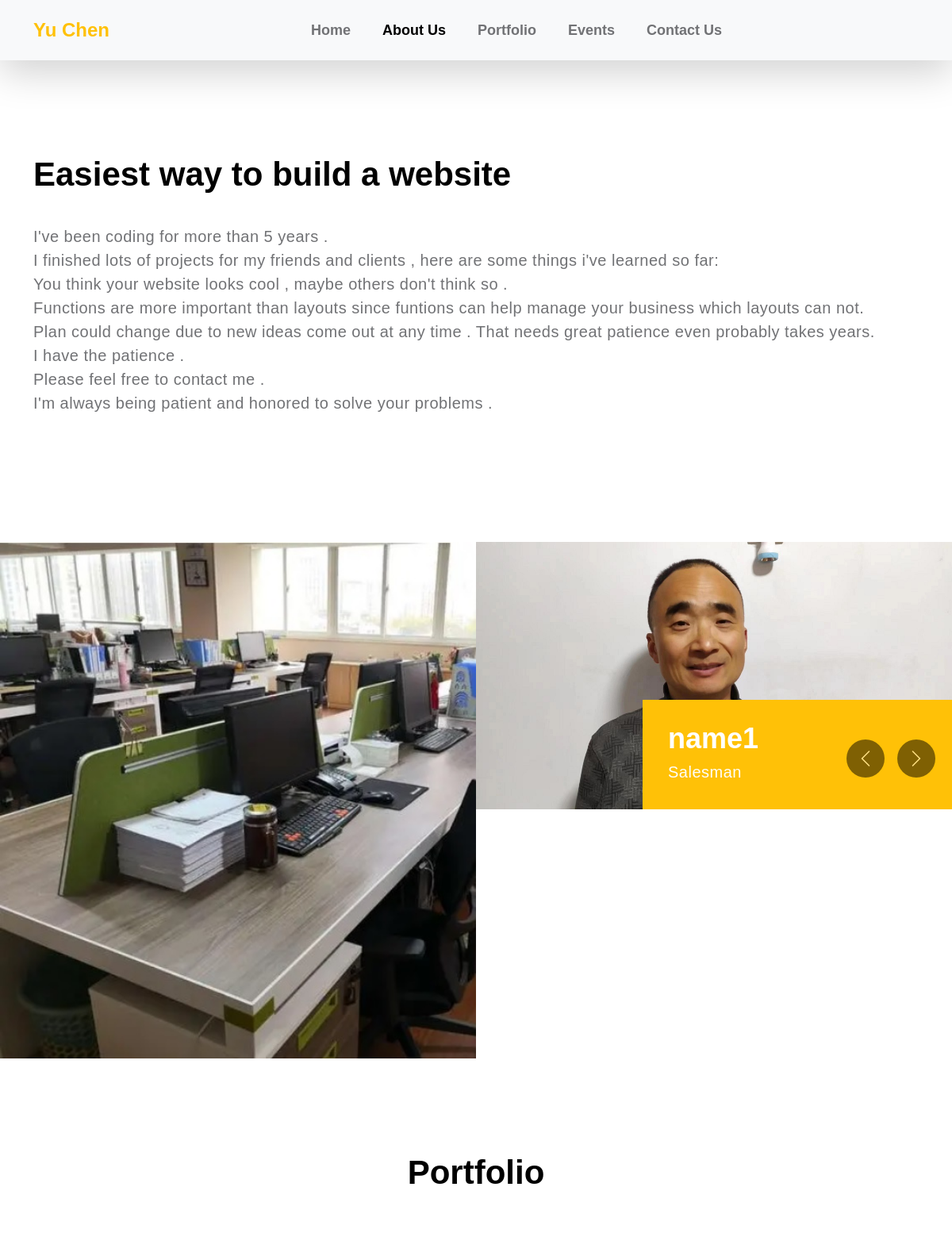
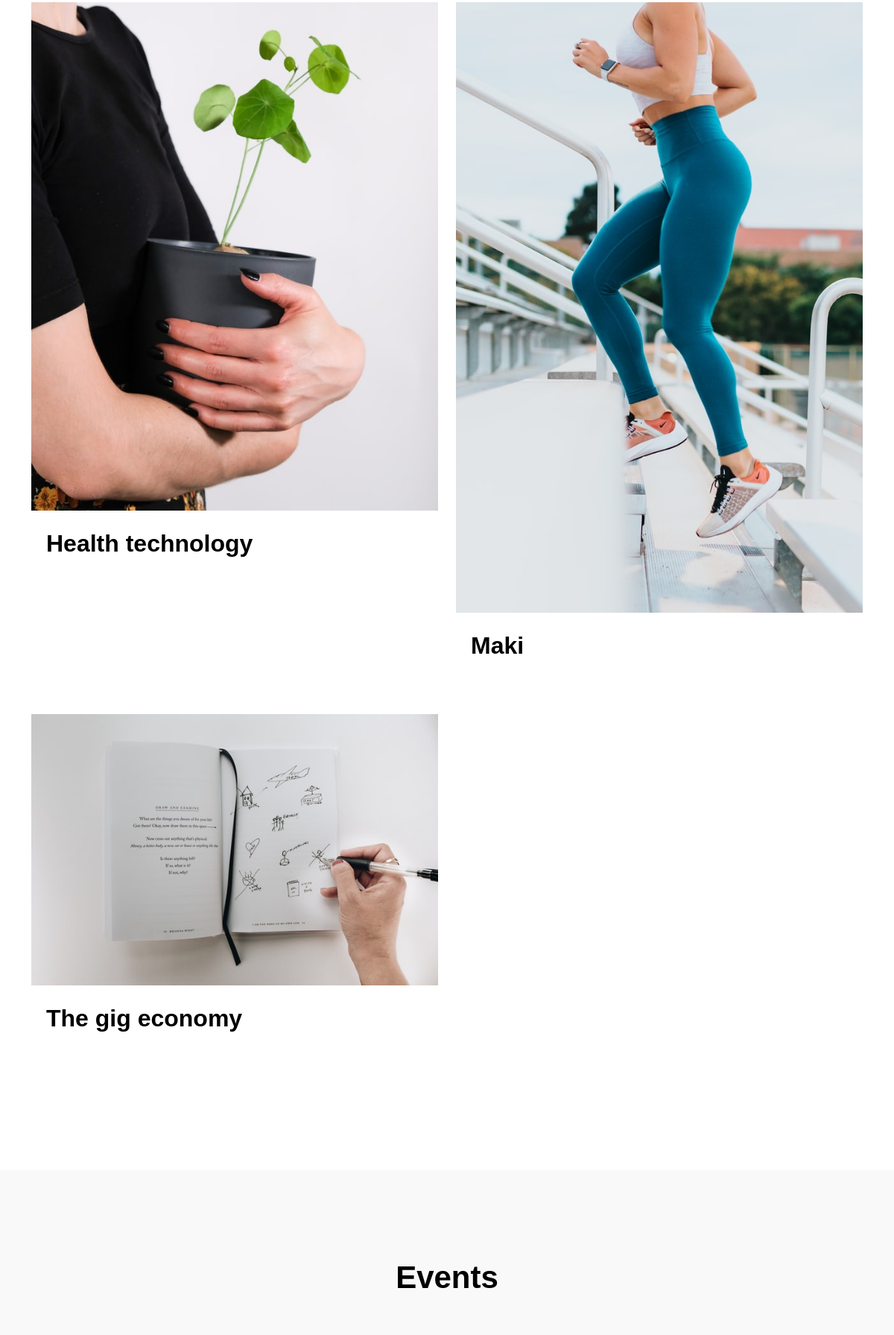
The page / (upper part) on the database its author committed (2 pictures, top to bottom).
### tables this page shows
CREATE TABLE `5_1_home` (
  `home_name` varchar(50) DEFAULT '',
  `home_address` varchar(100) DEFAULT '',
  `home_email` varchar(100) DEFAULT '',
  `home_facebook` varchar(100) DEFAULT '',
  `home_twitter` varchar(100) DEFAULT '',
  `home_whatsapp` varchar(100) DEFAULT '',
  `home_instagram` varchar(100) DEFAULT '',
  `home_youtube` varchar(100) DEFAULT '',
  `home_video_title` varchar(50) DEFAULT '',
  `home_video_show` tinyint(1) DEFAULT '0'
);

CREATE TABLE `5_1_about` (
  `slogan` varchar(50) DEFAULT '',
  `content` varchar(1000) DEFAULT ''
);

CREATE TABLE `5_1_staff` (
  `sn` int(5) NOT NULL,
  `fullname` varchar(50) DEFAULT '',
  `post` varchar(50) DEFAULT ''
);

CREATE TABLE `5_1_portfolio` (
  `sn` int(5) NOT NULL AUTO_INCREMENT,
  `title` varchar(100) DEFAULT '',
  PRIMARY KEY (`sn`)
);

### index.php (called while the page is built, shortened)
<?php
$currenturl="http://".$_SERVER['HTTP_HOST'].$_SERVER['PHP_SELF'];
$thisbasename=basename($currenturl);
$currenturl=str_replace($thisbasename,"",$currenturl);
if (substr($currenturl,-1)==="/")
{
$currenturl=substr($currenturl,0,-1);
}
$currentpath=__DIR__;
$include_generator_index_initialize_variable=$currentpath.'/generator/index_initialize_variable.php';
include($include_generator_index_initialize_variable);
include($include_template_header);
include($include_generator_index_select_main);
include($include_template_footer);
?>

### generator/connection.php (called while the page is built, shortened)
<?php
$tablehead="5_1_";
$abouttable=$tablehead."about";
$hometable=$tablehead."home";
$portfoliotable=$tablehead."portfolio";
$stafftable=$tablehead."staff";
?>

### generator/index_initialize_variable.php (called while the page is built, shortened)
<?php
$home=mysqli_query($conn,"select * from $hometable");
$home=mysqli_fetch_array($home);
$home_name             =$home['home_name'];
?>

### template/portfolio.php (the view, shortened to what this page needs)
<?php
print <<<EOT
            <section class="section-padding" id="portfolio">
                <div class="container">
                    <div class="row">
                        <div class="col-12">
                            <h2 class="mb-5 text-center" data-aos="fade-up">Portfolio</h2>
                        </div>
EOT;
$get = "select * from $portfoliotable";
$get = mysqli_query($conn,$get);
while($got = mysqli_fetch_array($get)){
$thissn=$got['sn'];
$thistitle=$got['title'];
$thispicpath=$currenturl.'\images/portfolio/'.$thissn.'.jpg';
print <<<EOT
                        <div class="col-lg-6 col-12 mb-5 mb-lg-0">
                            <div class="portfolio-thumb mb-5" data-aos="fade-up">
                                <a href="$thispicpath" class="image-popup">
                                    <img src="$thispicpath" class="img-fluid portfolio-image" alt="$thistitle" style="width:100%">
                                </a>
                                <div class="portfolio-info">
                                    <h4 class="portfolio-title mb-0">$thistitle</h4>
                                </div>
                            </div>
                        </div>
EOT;
}
print <<<EOT
                    </div>
                </div>
            </section>
EOT;
?>

### template/header.php (shortened to what this page needs)
<?php
print <<<EOT
<!doctype html>
<html lang="en">
    <head>
        <meta charset="utf-8">
        <meta name="viewport" content="width=device-width, initial-scale=1">
        <meta name="description" content="">
        <meta name="author" content="">
        <title>$home_name</title>
        <link rel="preconnect" href="https://fonts.googleapis.com">
        <link rel="preconnect" href="https://fonts.gstatic.com" crossorigin>
        <link href="https://fonts.googleapis.com/css2?family=Noto+Sans+JP:wght@100;300;400;700;900&display=swap" rel="stylesheet">
        <link href="css/bootstrap.min.css" rel="stylesheet">
        <link href="css/bootstrap-icons.css" rel="stylesheet">
        <link rel="stylesheet" href="css/magnific-popup.css">
        <link href="css/aos.css" rel="stylesheet">
        <link href="css/templatemo-nomad-force.css" rel="stylesheet">
<script src="https://kit.fontawesome.com/292b0732d2.js"></script>
    </head>
    <body>
        <main>
EOT;
?>

### generator/index_select_main.php (shortened to what this page needs)
<?php
switch(true){
default:
include($include_template_about);
include($include_template_portfolio);
include($include_template_blog);
}
?>

### template/about.php (shortened to what this page needs)
<?php
$get = "select * from $abouttable";
$get = mysqli_query($conn,$get);
$get = mysqli_fetch_array($get);
$slogan=$get['slogan'];
$content=$get['content'];
$content=str_replace("\r\n","<br>",$content);
$home_video_path=$currentpath."/videos/0.mp4";
    if (file_exists($home_video_path))
{
$home_video_html=
'
            <section class="hero" id="hero">
                <div class="heroText">
                    <h1 class="text-white mt-5 mb-lg-4" data-aos="zoom-in" data-aos-delay="800">
                        '.$home_video_title.'
                    </h1>
                </div>
                <div class="videoWrapper">
                    <video autoplay="" loop="" muted="" class="custom-video" >
                        <source src="videos/0.mp4" type="video/mp4">
                        Your browser does not support the video tag.
                    </video>
                </div>
                <div class="overlay"></div>
            </section>
';
}
else
{
$home_video_html=
'
            <section id="hero">
            </section>
';
}
print <<<EOT
{$home_video_html}
            <nav class="navbar navbar-expand-lg bg-light shadow-lg">
                <div class="container">
                    <a class="navbar-brand" href="index.php">
                        <strong>$home_name</strong>
                    </a>
                    <div class="collapse navbar-collapse" id="navbarNav">
                        <ul class="navbar-nav mx-auto">
                            <li class="nav-item active">
                                <a class="nav-link" href="#hero">Home</a>
                            </li>
                            <li class="nav-item">
                                <a class="nav-link" href="#about">About Us</a>
                            </li>
                            <li class="nav-item">
                                <a class="nav-link" href="#portfolio">Portfolio</a>
                            </li>
                            <li class="nav-item">
                                <a class="nav-link" href="#news">Events</a>
                            </li>
                            <li class="nav-item">
                                <a class="nav-link" href="#contact">Contact Us</a>
                            </li>
                        </ul>
                    </div>
                </div>
            </nav>
            <section class="section-padding pb-0" id="about">
                <div class="container mb-5 pb-lg-5">
                    <div class="row">
                        <div class="col-12">
                            <h2 class="mb-3" data-aos="fade-up">$slogan</h2>
                        </div>
                        <div class="col-lg-12 col-12 mt-3 mb-lg-5">
                            <p class="me-4" data-aos="fade-up" data-aos-delay="300">$content</p>
                        </div>
                    </div>
                </div>
                <div class="container-fluid">
                    <div class="row">
                        <div class="col-lg-6 col-12 p-0">
                            <img src="images/about/0.jpg" alt="" style="width:100%;height: 100%;">
                        </div>
                        <div class="col-lg-6 col-12 p-0">
                            <section id="myCarousel" class="carousel slide carousel-fade" data-bs-ride="carousel">
                                <div class="carousel-inner">
EOT;
$get = "select * from $stafftable";
$get = mysqli_query($conn,$get);
$firstpic=0;
$active='';
while($got = mysqli_fetch_array($get)){
$thissn=$got['sn'];
$thisfullname=$got['fullname'];
$thispost=$got['post'];
$thispicpath=$currenturl.'/images/staff/'.$thissn.'.jpg';
if ($firstpic===0)
{
$active='active';
}
else
{
$active='';
}
$firstpic++;
print <<<EOT
                                    <div class="carousel-item $active">
                                        <img src="$thispicpath" alt="$thisfullname" style="width:100%;height: 100%;">
                                        <div class="team-thumb bg-warning">
                                            <h3 class="text-white mb-0">$thisfullname</h3>
                                            <p class="text-secondary-white-color mb-0">$thispost</p>
                                        </div>
                                    </div>
EOT;
}
print <<<EOT
                                </div>
                                <button class="carousel-control-prev" type="button" data-bs-target="#myCarousel" data-bs-slide="prev">
                                      <span class="carousel-control-prev-icon" aria-hidden="true"></span>
                                      <span class="visually-hidden">Previous</span>
                                </button>
                                <button class="carousel-control-next" type="button" data-bs-target="#myCarousel" data-bs-slide="next">
                                      <span class="carousel-control-next-icon" aria-hidden="true"></span>
                                      <span class="visually-hidden">Next</span>
                                </button>
                            </section>
                        </div>
                    </div>
                </div>
            </section>
EOT;
?>

### template/blog.php (shortened to what this page needs)
<?php
print <<<EOT
            <section class="news section-padding" id="news">
                <div class="container">
                    <div class="row">
                        <div class="col-12">
                            <h2 class="mb-5 text-center" data-aos="fade-up">Events</h2>
                        </div>
EOT;
print <<<EOT
                    </div>
                </div>
            </section>
EOT;
?>

### template/footer.php
<?php
$currentyear = date("Y");
$link_social = '';
if ($home['home_facebook'])
{
$thisurl       ="https://www.facebook.com/".$home['home_facebook'];
$link_social  .=
'
<li><a href="'.$thisurl.'" class="fa-brands fa-facebook"></a></li>&nbsp;&nbsp;&nbsp;&nbsp;&nbsp;
';
}
if ($home['home_twitter'])
{
$thisurl       ="https://www.twitter.com/".$home['home_twitter'];
$link_social  .=
'
<li><a href="'.$thisurl.'" class="fa-brands fa-twitter"></a></li>&nbsp;&nbsp;&nbsp;&nbsp;&nbsp;
';
}
if ($home['home_whatsapp'])
{
$thisurl       ="https://www.whatsapp.com/".$home['home_whatsapp'];
$link_social  .=
'
<li><a href="'.$thisurl.'" class="fa-brands fa-whatsapp"></a></li>&nbsp;&nbsp;&nbsp;&nbsp;&nbsp;
';
}
if ($home['home_instagram'])
{
$thisurl       ="https://www.instagram.com/".$home['home_instagram'];
$link_social  .=
'
<li><a href="'.$thisurl.'" class="fa-brands fa-instagram"></a></li>&nbsp;&nbsp;&nbsp;&nbsp;&nbsp;
';
}
if ($home['home_youtube'])
{
$thisurl       ="https://www.youtube.com/".$home['home_youtube'];
$link_social  .=
'
<li><a href="'.$thisurl.'" class="fa-brands fa-youtube"></a></li>&nbsp;&nbsp;&nbsp;&nbsp;&nbsp;
';
}
if ($home_address)
{
$home_address          =
'
                        <h5 class="text-white">
                            <i class="fa fa-map-marker"></i>
                            '.$home_address.'
                        </h5>
';
}
else
{
$home_address          ="";
}
if ($home_email)
{
$home_email          =
'
                        <a href="mailto:'.$home_email.'" class="custom-link mt-3 mb-5">
                            '.$home_email.'
                        </a>
';
}
else
{
$home_email          ="";
}
if ($home_name)
{
$home_copyright        =
'
                    <div class="col-6">
                        <p class="copyright-text mb-0">Copyright © '.$home_name.$currentyear.'</p>
                    </div>
';
}
else
{
$home_copyright        ="";
}
print <<<EOT
        </main>
        <footer class="site-footer">
            <div class="container">
                <div class="row">
                    <div class="col-12">
					{$home_address}
					{$home_email}
     				</div>
                    {$home_copyright}
                    <div class="col-lg-3 col-5 ms-auto">
                        <ul class="social-icon">
                        {$link_social}
                        </ul>
                    </div>
                </div>
            </section>
        </footer>
    <script type="text/javascript" src="function/myfunction.js"></script>
        <script src="js/jquery.min.js"></script>
        <script src="js/bootstrap.bundle.min.js"></script>
        <script src="js/jquery.sticky.js"></script>
        <script src="js/aos.js"></script>
        <script src="js/jquery.magnific-popup.min.js"></script>
        <script src="js/magnific-popup-options.js"></script>
        <script src="js/scrollspy.min.js"></script>
        <script src="js/custom.js"></script>
    </body>
</html>
EOT;
?>

### css/templatemo-nomad-force.css (style rules this page uses)
:root { --white-color: #FFFFFF; --primary-color: #ffc107; --section-bg-color: #f9f9f9; --dark-color: #000000; --grey-color: #fcfeff; --text-secondary-white-color: rgba(255, 255, 255, 0.98); --title-color: #565758; --p-color: #717275; --body-font-family: 'Noto Sans JP', sans-serif; --h1-font-size: 72px; --h2-font-size: 42px; --h3-font-size: 36px; --h4-font-size: 32px; --h5-font-size: 24px; --h6-font-size: 22px; --p-font-size: 20px; --copyright-text-font-size: 14px; --custom-link-font-size: 12px; --font-weight-light: 300; --font-weight-normal: 400; --font-weight-bold: 700; --font-weight-black: 900; }
body, html { height: 100%; }
body { background: var(--white-color); font-family: var(--body-font-family); position: relative; }
h2, h3, h4, h5, h6 { color: var(--dark-color); line-height: inherit; }
h1, h2, h3, h4, h5, h6 { font-weight: var(--font-weight-bold); }
h1, h2 { font-weight: var(--font-weight-black); }
h2 { font-size: var(--h2-font-size); }
h3 { font-size: var(--h3-font-size); }
h4 { font-size: var(--h4-font-size); }
p { color: var(--p-color); font-size: var(--p-font-size); font-weight: var(--font-weight-light); letter-spacing: 0.5px; }
.text-secondary-white-color { color: var(--text-secondary-white-color); }
a, button { touch-action: manipulation; transition: all 0.3s; }
a { color: var(--p-color); text-decoration: none; }
b, strong { font-weight: var(--font-weight-bold); }
.navbar { z-index: 9; right: 0; left: 0; padding-top: 15px; padding-bottom: 15px; }
.navbar-brand { color: var(--primary-color); font-size: 24px; font-weight: var(--font-weight-bold); }
.navbar-expand-lg .navbar-nav .nav-link { padding-right: 15px; padding-left: 15px; }
.navbar-nav .nav-link::after { content: ""; font-family: bootstrap-icons; display: inline-block; margin-left: 10px; color: var(--primary-color); opacity: 0; -webkit-transition: opacity 0.3s, -webkit-transform 0.3s; -moz-transition: opacity 0.3s, -moz-transform 0.3s; transition: opacity 0.3s, transform 0.3s; -webkit-transform: translateY(10px); -moz-transform: translateY(10px); transform: translateY(10px); }
.navbar-nav .nav-link { color: var(--p-color); font-size: 18px; font-weight: var(--font-weight-bold); position: relative; }
.navbar-nav .nav-link:hover::after, .navbar-nav .nav-item.active .nav-link::after { color: var(--primary-color); opacity: 1; -webkit-transform: translateY(0px); -moz-transform: translateY(0px); transform: translateY(0px); }
.navbar-nav .nav-item.active .nav-link, .nav-link:focus, .nav-link:hover { color: var(--dark-color); }
.team-thumb { background: var(--white-color); position: absolute; bottom: 0; right: 0; width: 65%; padding: 22px 32px 32px 32px; }
.carousel-control-next, .carousel-control-prev { top: auto; bottom: 2.5rem; }
.carousel-control-prev { right: 4rem; left: auto; }
.carousel-control-next-icon, .carousel-control-prev-icon { background-color: var(--dark-color); background-size: 50% 50%; border-radius: 100px; width: 3rem; height: 3rem; }
.portfolio-thumb { position: relative; overflow: hidden; }
.portfolio-info { margin: 20px; }
.news, .related-news { background: var(--section-bg-color); }
.portfolio-image, .news-image { display: block; transition: transform 0.6s ease-out; }
.section-padding { padding-top: 7rem; padding-bottom: 7rem; }

### rows shown on the page
5_1_home: home_name "Yu Chen"
5_1_about: slogan "Easiest way to build a website", content "I've been coding for more than 5 years . I finished lots of projects for my friends and clients , here are some things i've learned so far: You think your website looks cool , maybe others don't think so . Functions are more important than layouts since funtions can help manage your business which layouts can not. Plan could change due to new ideas come out at any time . That needs great patience even probably takes years. I have the patience . Please feel free to contact me . I'm always being patient and honored to solve your problems ."
5_1_staff: fullname "name1", post "Salesman"
5_1_portfolio: shows a picture, title "Health technology"
5_1_portfolio: shows a picture, title "Maki"
5_1_portfolio: shows a picture, title "The gig economy"
